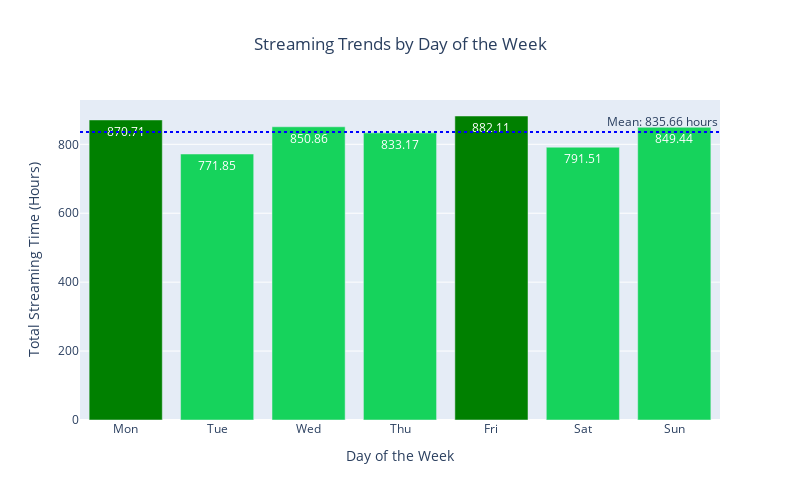

The notebook cell saved with this chart:
### Code cell
# Analyze trends based on the day of the week
trends_by_day = spotify_music.groupby(spotify_data['ts'].dt.dayofweek).agg({
    'ms_played': lambda x: x.sum() / (1000 * 60 * 60)  # Convert milliseconds to hours and sum
}).reset_index()

# Get the top 2 days of the week
top_days = trends_by_day.nlargest(2, 'ms_played').index

# Visualize the trends
fig = px.bar(trends_by_day, x='ts', y='ms_played',
             labels={'ms_played': 'Total Streaming Time (Hours)', 'ts': 'Day of the Week'},
             title='Streaming Trends by Day of the Week')

mean_trends_by_day = trends_by_day['ms_played'].mean()
fig.add_hline(y=mean_trends_by_day, 
              line_dash="dot", line_color="blue", 
              annotation_text=f'Mean: {mean_trends_by_day:.2f} hours',
              annotation_position="top right")

colors = ['green' if i in top_days else '#16D35C' for i in trends_by_day.index]
fig.update_traces(marker_color=colors,
                  text=trends_by_day['ms_played'].round(2), 
                  textposition='inside', 
                  textfont=dict(color='white'))

fig.update_layout(xaxis=dict(tickmode='array', tickvals=list(range(7)), ticktext=['Mon', 'Tue', 'Wed', 'Thu', 'Fri', 'Sat', 'Sun']),
                  title=dict(text='Streaming Trends by Day of the Week', x=0.5),
                  width=800, height=500)
fig.show()

### Figure 1 — Plotly figure (JSON) as saved in the notebook; plotly's stock layout.template omitted (floating-point values rounded to 4 significant figures)
{"data": [{"alignmentgroup": "True", "hovertemplate": "Day of the Week=%{x}<br>Total Streaming Time (Hours)=%{y}<extra></extra>", "legendgroup": "", "marker": {"color": ["green", "#16D35C", "#16D35C", "#16D35C", "green", "#16D35C", "#16D35C"], "pattern": {"shape": ""}}, "name": "", "offsetgroup": "", "orientation": "v", "showlegend": false, "text": [870.7, 771.9, 850.9, 833.2, 882.1, 791.5, 849.4], "textfont": {"color": "white"}, "textposition": "inside", "type": "bar", "x": [0, 1, 2, 3, 4, 5, 6], "xaxis": "x", "y": [870.7, 771.9, 850.9, 833.2, 882.1, 791.5, 849.4], "yaxis": "y"}], "layout": {"annotations": [{"showarrow": false, "text": "Mean: 835.66 hours", "x": 1, "xanchor": "right", "xref": "x domain", "y": 835.7, "yanchor": "bottom", "yref": "y"}], "barmode": "relative", "height": 500, "legend": {"tracegroupgap": 0}, "shapes": [{"line": {"color": "blue", "dash": "dot"}, "type": "line", "x0": 0, "x1": 1, "xref": "x domain", "y0": 835.7, "y1": 835.7, "yref": "y"}], "title": {"text": "Streaming Trends by Day of the Week", "x": 0.5}, "width": 800, "xaxis": {"anchor": "y", "domain": [0, 1], "tickmode": "array", "ticktext": ["Mon", "Tue", "Wed", "Thu", "Fri", "Sat", "Sun"], "tickvals": [0, 1, 2, 3, 4, 5, 6], "title": {"text": "Day of the Week"}}, "yaxis": {"anchor": "x", "domain": [0, 1], "title": {"text": "Total Streaming Time (Hours)"}}}}
